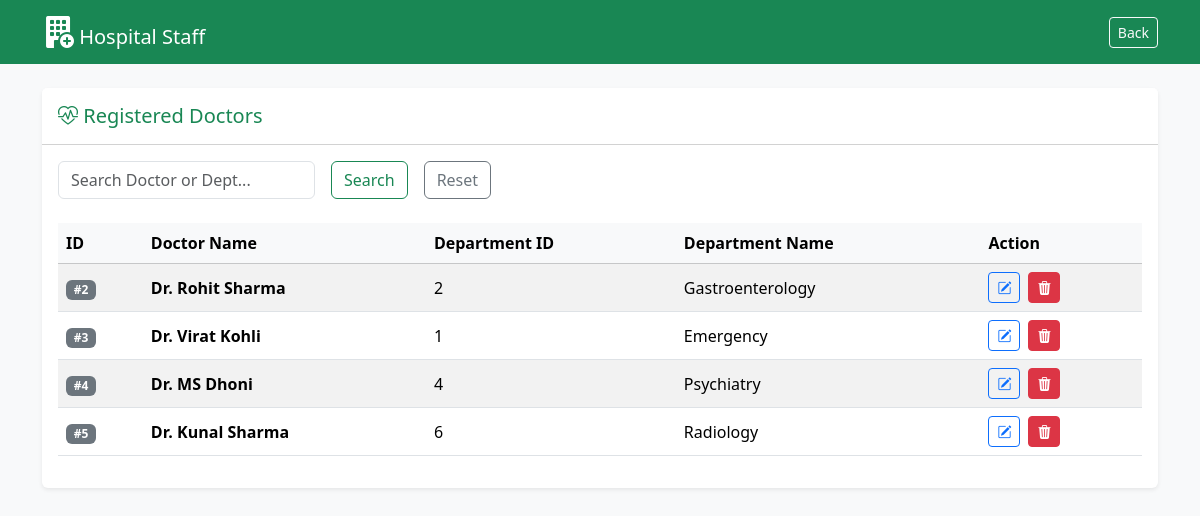
Page /view_doctors on the committed database.
### models.py (models this page shows)
class Doctor(db.Model):  # user role = 0
    id = db.Column(db.Integer(), primary_key=True)
    username = db.Column(db.String(100), unique=True, nullable=False)
    password = db.Column(db.String(20), nullable=False)
    department_id =  db.Column(db.Integer(),db.ForeignKey('department.id'), nullable=False)
    appointments = db.relationship('Appointment', backref='Doctor')

class Department(db.Model):
    id = db.Column(db.Integer(), primary_key=True)
    department_name = db.Column(db.String(100),nullable=False)
    description = db.Column(db.String(100),nullable=False)
    doctors = db.relationship('Doctor', backref='department')

### routes.py (the view)
@app.route('/view_doctors', methods=['GET'])
def view_doctors():
    query = request.args.get('search')
    if query:
        doctors = Doctor.query.join(Department).filter(
            (Doctor.username.ilike(f'%{query}%')) |
            (Department.department_name.ilike(f'%{query}%'))
        ).all()
    else:
        doctors = Doctor.query.all()
    return render_template('doctors.html', doctors=doctors)

### templates/doctors.html (shortened to what this page needs)
<!DOCTYPE html>
<html lang="en">
<head>
    <link href="https://cdn.jsdelivr.net/npm/bootstrap@5.3.3/dist/css/bootstrap.min.css" rel="stylesheet">
    <link rel="stylesheet" href="https://cdn.jsdelivr.net/npm/bootstrap-icons@1.11.3/font/bootstrap-icons.min.css"></head>
<body class="bg-light">
    <nav class="navbar navbar-dark bg-success mb-4">
        <div class="container">
            <span class="navbar-brand mb-0 h1"><i class="bi bi-building-fill-add fs-2"></i> Hospital Staff</span>
            <a href="{{ url_for('admin_dashboard') }}" class="btn btn-outline-light btn-sm">Back</a>
        </div>
    </nav>
    <div class="container">
        <div class="card shadow-sm border-0">
            <div class="card-header bg-white py-3">
                <h5 class="mb-0 text-success">
                    <i class="bi bi-heart-pulse fs-5"></i> Registered Doctors
                </h5>
            </div>
            <div class="card-body">
                <form method="GET" action="{{ url_for('view_doctors')}}" class="row g-3 mb-4">
                    <div class="col-auto">
                        <input class="form-control" type="search" name="search" placeholder="Search Doctor or Dept..." aria-label="Search">
                    </div>
                    <div class="col-auto">
                        <button class="btn btn-outline-success" type="submit">Search</button>
                    </div>
                    <div class="col-auto">
                        <a href="{{ url_for('view_doctors') }}" class="btn btn-outline-secondary">Reset</a>
                    </div>
                </form>
                {% if doctors %}
                <div class="table-responsive">
                    <table class="table table-striped table-hover align-middle">
                        <thead class="table-light">
                            <tr>
                                <th>ID</th>
                                <th>Doctor Name</th>
                                <th>Department ID</th>
                                <th>Department Name</th>
                                <th>Action</th>
                            </tr>
                        </thead>
                        <tbody>
                            {% for doc in doctors %}
                            <tr>
                                <td><span class="badge bg-secondary">#{{ doc.id }}</span></td>
                                <td class="fw-bold">{{ doc.username }}</td>
                                <td>{{ doc.department_id }}</td>
                                <td>{{ doc.department.department_name }}</td>
                                <td>
                                    <div class="d-flex gap-2">
                                        <a href="{{ url_for('edit_doctor', id=doc.id) }}" class="btn btn-sm btn-outline-primary">
                                            <i class="bi bi-pencil-square"></i>
                                        </a>
                                        <form action="{{ url_for('delete_doctor', id=doc.id) }}" method="POST" onsubmit="return confirm('Are you sure you want to remove this doctor? This action cannot be undone.');" style="display:inline;">
                                            <button type="submit" class="btn btn-danger btn-sm">
                                                <i class="bi bi-trash3-fill"></i>
                                            </button>
                                        </form>
                                    </div>
                                </td>
                            </tr>
                            {% endfor %}
                        </tbody>
                    </table>
                </div>
                {% else %}
                <div class="alert alert-info text-center" role="alert">
                    No doctors found.
                </div>
                {% endif %}
            </div>
        </div>
    </div>
</body>
</html>

### rows in the picture
Doctor: id "2", username "Dr. Rohit Sharma", department_id "2", department.department_name "Gastroenterology"
Doctor: id "3", username "Dr. Virat Kohli", department_id "1", department.department_name "Emergency"
Doctor: id "4", username "Dr. MS Dhoni", department_id "4", department.department_name "Psychiatry"
Doctor: id "5", username "Dr. Kunal Sharma", department_id "6", department.department_name "Radiology"
